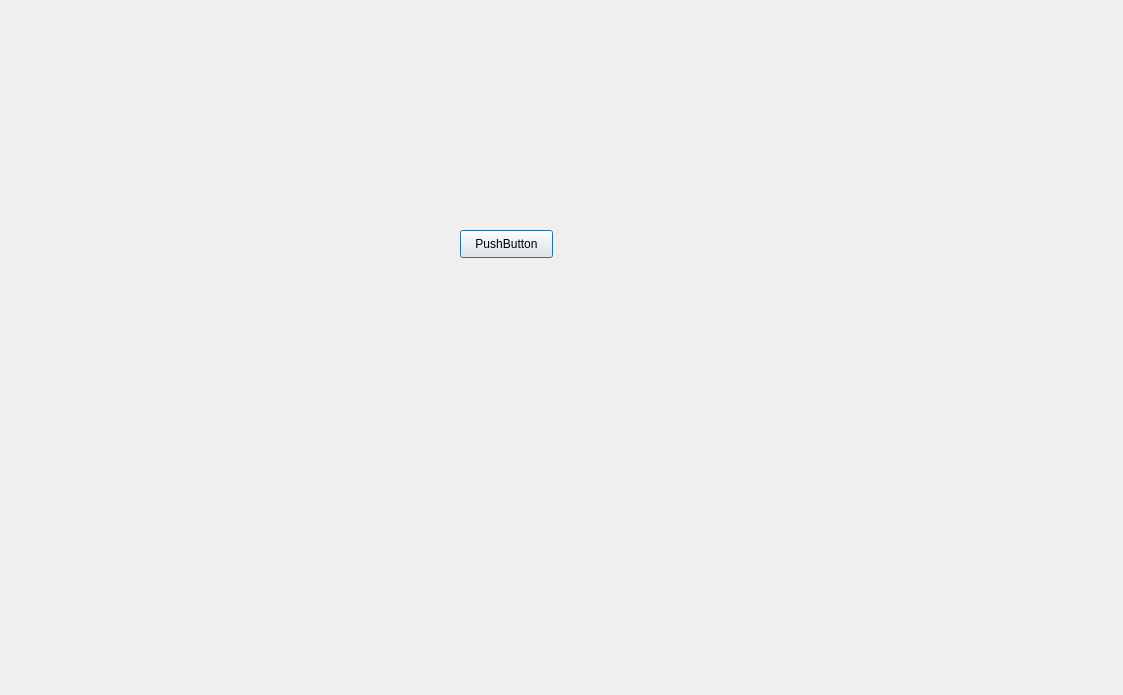
<?xml version="1.0" encoding="UTF-8"?>
<ui version="4.0">
 <class>Dialog</class>
 <widget class="QDialog" name="Dialog">
  <property name="geometry">
   <rect>
    <x>0</x>
    <y>0</y>
    <width>1123</width>
    <height>695</height>
   </rect>
  </property>
  <property name="windowTitle">
   <string>Dialog</string>
  </property>
  <widget class="QPushButton" name="pushButton">
   <property name="geometry">
    <rect>
     <x>460</x>
     <y>230</y>
     <width>93</width>
     <height>28</height>
    </rect>
   </property>
   <property name="text">
    <string>PushButton</string>
   </property>
  </widget>
 </widget>
 <resources/>
 <connections/>
</ui>
